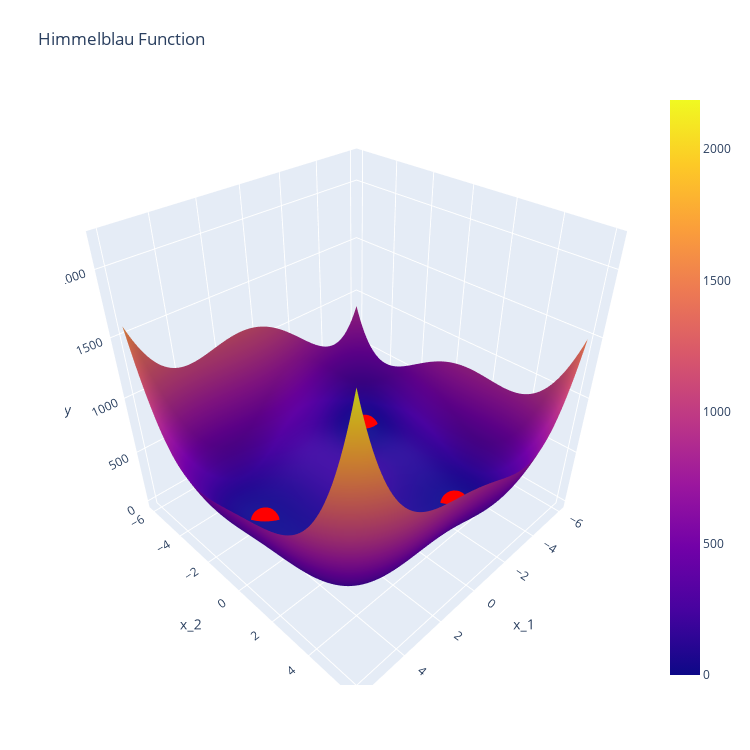

The cell this chart's notebook holds for it:
### Markdown cell above
3D plot

### Code cell
fig = go.Figure(data=go.Surface(z=results, x=x_1_vec, y=x_2_vec))
fig.update_layout(
    title='Himmelblau Function',
    autosize=False,
    width=750,
    height=750,
    margin=dict(l=65, r=50, b=65, t=90),
    scene=dict(
        xaxis_title='x_1',
        yaxis_title='x_2',
        zaxis_title='y',
    ))
for i in range(4):
    fig.add_trace(go.Scatter3d(x=[x_minima[i][0]], y=[x_minima[i][1]], z=[y_minima[i]],
                             mode='markers', showlegend=False,
                             marker=dict(size=10, color='red')))
fig.show()

### Figure 1 — Plotly figure (JSON) as saved in the notebook; plotly's stock layout.template omitted (floating-point values rounded to 4 significant figures; data arrays with more than 128 entries replaced by an {"elided": "..."} marker saying what was removed)
{"data": [{"type": "surface", "x": [-6, -5.879, -5.758, -5.636, -5.515, -5.394, -5.273, -5.152, -5.03, -4.909, -4.788, -4.667, -4.545, -4.424, -4.303, -4.182, -4.061, -3.939, -3.818, -3.697, -3.576, -3.455, -3.333, -3.212, -3.091, -2.97, -2.848, -2.727, -2.606, -2.485, -2.364, -2.242, -2.121, -2, -1.879, -1.758, -1.636, -1.515, -1.394, -1.273, -1.152, -1.03, -0.9091, -0.7879, -0.6667, -0.5455, -0.4242, -0.303, -0.1818, -0.06061, 0.06061, 0.1818, 0.303, 0.4242, 0.5455, 0.6667, 0.7879, 0.9091, 1.03, 1.152, 1.273, 1.394, 1.515, 1.636, 1.758, 1.879, 2, 2.121, 2.242, 2.364, 2.485, 2.606, 2.727, 2.848, 2.97, 3.091, 3.212, 3.333, 3.455, 3.576, 3.697, 3.818, 3.939, 4.061, 4.182, 4.303, 4.424, 4.545, 4.667, 4.788, 4.909, 5.03, 5.152, 5.273, 5.394, 5.515, 5.636, 5.758, 5.879, 6], "y": [-6, -5.879, -5.758, -5.636, -5.515, -5.394, -5.273, -5.152, -5.03, -4.909, -4.788, -4.667, -4.545, -4.424, -4.303, -4.182, -4.061, -3.939, -3.818, -3.697, -3.576, -3.455, -3.333, -3.212, -3.091, -2.97, -2.848, -2.727, -2.606, -2.485, -2.364, -2.242, -2.121, -2, -1.879, -1.758, -1.636, -1.515, -1.394, -1.273, -1.152, -1.03, -0.9091, -0.7879, -0.6667, -0.5455, -0.4242, -0.303, -0.1818, -0.06061, 0.06061, 0.1818, 0.303, 0.4242, 0.5455, 0.6667, 0.7879, 0.9091, 1.03, 1.152, 1.273, 1.394, 1.515, 1.636, 1.758, 1.879, 2, 2.121, 2.242, 2.364, 2.485, 2.606, 2.727, 2.848, 2.97, 3.091, 3.212, 3.333, 3.455, 3.576, 3.697, 3.818, 3.939, 4.061, 4.182, 4.303, 4.424, 4.545, 4.667, 4.788, 4.909, 5.03, 5.152, 5.273, 5.394, 5.515, 5.636, 5.758, 5.879, 6], "z": {"elided": "100x100 float values"}}, {"marker": {"color": "red", "size": 10}, "mode": "markers", "showlegend": false, "type": "scatter3d", "x": [3], "y": [2], "z": [0]}, {"marker": {"color": "red", "size": 10}, "mode": "markers", "showlegend": false, "type": "scatter3d", "x": [-2.805], "y": [3.131], "z": [0]}, {"marker": {"color": "red", "size": 10}, "mode": "markers", "showlegend": false, "type": "scatter3d", "x": [-3.779], "y": [-3.283], "z": [0]}, {"marker": {"color": "red", "size": 10}, "mode": "markers", "showlegend": false, "type": "scatter3d", "x": [3.584], "y": [-1.848], "z": [0]}], "layout": {"autosize": false, "height": 750, "margin": {"b": 65, "l": 65, "r": 50, "t": 90}, "scene": {"xaxis": {"title": {"text": "x_1"}}, "yaxis": {"title": {"text": "x_2"}}, "zaxis": {"title": {"text": "y"}}}, "title": {"text": "Himmelblau Function"}, "width": 750}}
